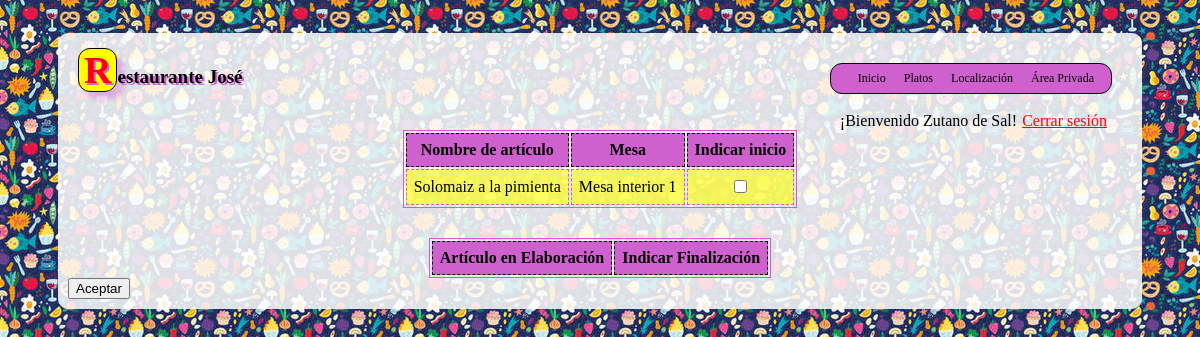
/php/area-privada.php (signed in), run on an earlier commit of the app's database.
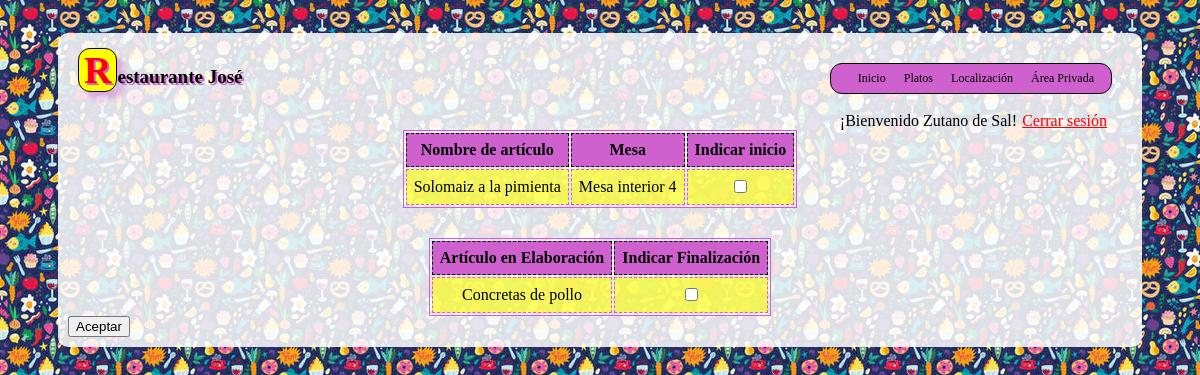
And on a later commit of the database.
### tables this page shows
CREATE TABLE [articulos]
(
    [id] INTEGER PRIMARY KEY,
    [nombre] NVARCHAR(60),
    [tipo] INTEGER,
    [stock] INTEGER,
    [PVP] DECIMAL(10,2)
);

CREATE TABLE [lineascomanda]
(
    [id] INTEGER PRIMARY KEY,
    [comanda] INTEGER  NOT NULL,
    [articulo] INTEGER  NOT NULL,
    [camareropeticion] INTEGER  NOT NULL,
    [horapeticion] INTEGER  NOT NULL,
    [tipo] INTEGER,
    [cocinero] INTEGER,
    [horainicio] INTEGER DEFAULT 0,
    [horafinalizacion] INTEGER DEFAULT 0,
    [camareroservicio] INTEGER,
    [horaservicio] INTEGER DEFAULT 0,
    FOREIGN KEY ([comanda]) REFERENCES [comandas] ([id]) 
		ON DELETE CASCADE
);

### php/queries.php (called while the page is built, shortened)
<?php
function query_from_database($query, $array) {
    $db = new PDO("sqlite:../datos.db");
    $db->exec('PRAGMA foreign_keys = ON;');
    $res=$db->prepare($query);
    $res->execute($array);
    if ($res) {
        $res->setFetchMode(PDO::FETCH_NAMED);
    }
    return $res;
}
function get_articulosPendientes(){
    $array = array();
    $res = query_from_database('Select articulos.nombre as articulo, mesas.nombre as mesa, lineascomanda.id as id_lineascomanda FROM lineascomanda,articulos, comandas, mesas WHERE cocinero is null and articulos.tipo=1 and articulo=articulos.id and comandas.id=comanda and mesa=mesas.id;', $array);
    return $res;
}
function get_articulos_pendientes_de_cocinero($id){
    $array = array($id);
    $res = query_from_database('Select * FROM lineascomanda WHERE cocinero=? and horafinalizacion=0;', $array);
    return $res;
}
function get_nombreArticulo($id_articulo){
    $array = array($id_articulo);
    $res = query_from_database('Select nombre FROM articulos WHERE id=?;', $array);
    return $res;
}

### php/list_show.php (the view, shortened to what this page needs)
<?php
function show_list() {
    if ($_SESSION['tipo_usuario']==1)
        show_camarero_list();
    else{
        show_cocinero_list();
    }
}
function show_cocinero_list() {
    $html = "<form method=\"post\" action=\"acciones_cocinero.php\">";
    echo $html;
    $cabecera = <<<T_HTML
    <table>
        <tr>
            <th>Nombre de artículo</th>
            <th>Mesa</th>
            <th>Indicar inicio</th>
        </tr>
T_HTML;
    echo $cabecera;
    $res = get_articulosPendientes();
    if($res){
        foreach($res as $row){
            $fila = <<<T_HTML
            <tr>
            <td> $row[articulo] </td>
            <td> $row[mesa] </td>
            <td> <input type="checkbox" name="preparar[]" value="$row[id_lineascomanda]"> </td>
            </tr>
T_HTML;
            echo $fila;
        }
    }
    echo "</table>";
    $cabecera = <<<T_HTML
    <table>
        <tr>
            <th>Artículo en Elaboración</th>
            <th>Indicar Finalización</th>
        </tr>
T_HTML;
    echo $cabecera;
    $res = get_articulos_pendientes_de_cocinero($_SESSION['id_usuario']);
    if($res){
        foreach($res as $game){
            $nombre_art = get_nombreArticulo($game['articulo']);
            foreach ($nombre_art as $row)
                $nombrecito = $row['nombre'];
            $fila = "<tr>
            <td> $nombrecito </td>
            <td> <input type=\"checkbox\" name=\"finalizar[]\" value=\"$game[id]\"> </td>
            </tr>";
            echo $fila;
        }
    }
    echo "</table>";
    $html = "<input type=\"submit\" value=\"Aceptar\"/>
    </form>";
    echo $html;
}

### php/common.php (shortened to what this page needs)
<?php
function writeNav() {
    $nav = <<<FIN_NAV
    <!doctype html>
    <html>
        <head>
            <meta charset="utf-8" />
            <link rel="stylesheet" type="text/css" href="../css/estilo.css">
            <link rel="icon" href="../img/favicon.ico" type="image/x-icon" />
            <title>Restaurante José</title>
        </head>
        <body id="body">
            <div id="float-bg">
            <header>
                <h1>Restaurante José</h1>
                <nav>
                    <ul>
                        <li>
                            <a href="../index.html">Inicio</a>
                        </li>
                        <li>
                            <a href="../html/tabla.html">Platos</a>
                        </li>
                        <li>
                            <a href="../html/localizacion.html">Localización</a>
                        </li>
                        <li>
                            <a href="../php/area-privada.php">Área Privada</a>
                        </li>
                    </ul>
                </nav>
            </header>
FIN_NAV;
    echo $nav;
}
function escribir_bienvenida($nombre_usuario) {
    echo "<div id=\"saludo_cerrar\"><p id=\"saludo_login\">¡Bienvenido $nombre_usuario!</p><a id=\"cerrar_session\" href=\"cerrar_session.php\">Cerrar sesión</a></div>";
}

### php/area-privada.php (shortened to what this page needs)
<?php
include_once 'common.php';
include_once 'queries.php';
include_once 'list_show.php';
writeNav();
if (isset($_SESSION['id_usuario']) && isset($_SESSION['nombre_usuario']) && isset($_SESSION['tipo_usuario'])) {
    echo escribir_bienvenida($_SESSION['nombre_usuario']);
    show_list();
}
else {
    writeLogin();
}

### css/estilo.css (style rules this page uses)
@media screen, aural, braille, embossed, handheld, projection, screen, tty, tv { nav > ul { list-style-type: none; background-color: #CF61CF; margin:auto; border: 1px solid black; border-radius: 12px; padding:0; padding-right:10px; padding-left:20px; margin-right: 20px; margin-top:20px; float: right; } }
@media screen, aural, braille, embossed, handheld, projection, screen, tty, tv { h1 { font-size:19px; text-shadow: 2px 2px #CF61CF; padding:0; margin:0; margin-left:10px; margin-bottom:20px; left: 0; right: 0; float: left; padding-top:5px; } }
@media screen, aural, braille, embossed, handheld, projection, screen, tty, tv { h1::first-letter { font-size: 200%; color: #ff0000; background-color: yellow; border: 1px solid black; padding-left: 5px; padding-right: 5px; border-radius: 12px; box-shadow: 7px 7px 5px 0px rgba(207,97,207,0.4); } }
@media screen, aural, braille, embossed, handheld, projection, screen, tty, tv { table { clear: both; margin: auto; border: 1px solid #CF61CF; margin-top: 30px; } }
@media screen, aural, braille, embossed, handheld, projection, screen, tty, tv { td, th { padding: 7px; background-color: rgba(255,255,0,0.6); } }
@media screen, aural, braille, embossed, handheld, projection, screen, tty, tv { th { background-color: #CF61CF; border: 1px dashed black; text-align: center; } }
@media screen, aural, braille, embossed, handheld, projection, screen, tty, tv { td { border: 1px dashed #CF61CF; text-align: center; } }
@media screen, aural, braille, embossed, handheld, projection, screen, tty, tv { a { display: block; color: black; text-decoration: none; margin: 0; text-align: center; font-size:12px; } }
@media screen, aural, braille, embossed, handheld, projection, screen, tty, tv { nav > ul > li { display: inline-block; padding: 7px; } }
@media screen, aural, braille, embossed, handheld, projection, screen, tty, tv { li { text-align: justify; font-size:12px; } }
@media screen, aural, braille, embossed, handheld, projection, screen, tty, tv { #float-bg { padding: 10px 10px 10px 10px; border-radius: 10px; background-color: rgba(255,255,255,0.85); } }
@media screen, aural, braille, embossed, handheld, projection, screen, tty, tv { body { background-image:url("../img/background.jpg"); padding: 25px 50px 25px 50px; } }
@media screen, aural, braille, embossed, handheld, projection, screen, tty, tv { #cerrar_session { float:none; color: red; display: inline; text-align:right; font-size: 16px; text-decoration: underline; } }
@media screen, aural, braille, embossed, handheld, projection, screen, tty, tv { #saludo_login { display: inline-block; padding: 0; margin: 0; margin-right: 5px; margin-right: 5px; } }
@media screen, aural, braille, embossed, handheld, projection, screen, tty, tv { #saludo_cerrar { clear: both; float:right; margin-right: 25px; } }
@media screen, aural, braille, embossed, handheld, projection, screen, tty, tv { p { text-align: center; margin-left: 20px; margin-right: 20px; } }

What changed in the data, as far as the page shows it:
computed for articulos "Solomaiz a la pimienta": row "Mesa interior 1" → "Mesa interior 4"
added lineascomanda: articulos.nombre "Concretas de pollo"
